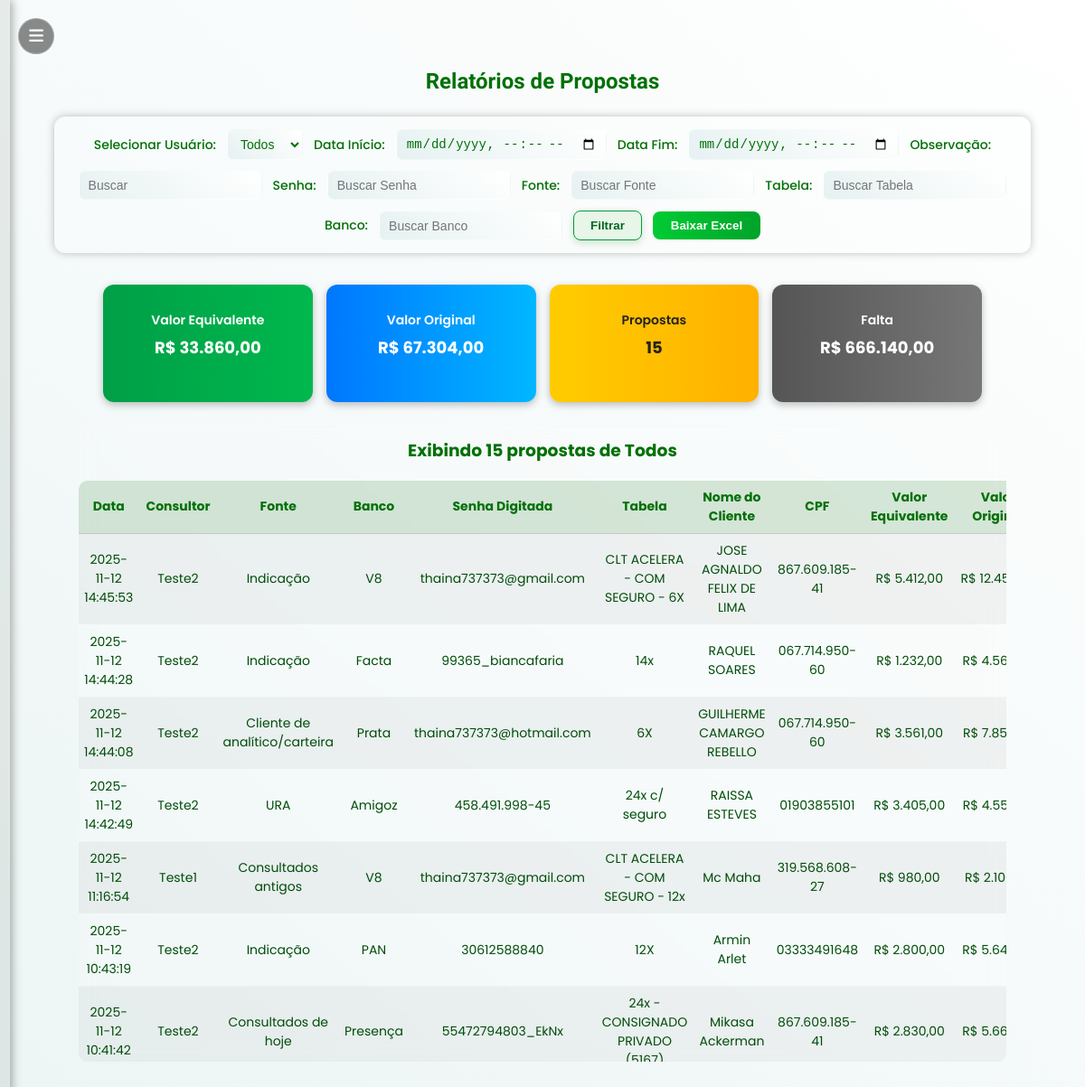
Page /relatorios (signed in) on the committed database.
### tables this page shows
CREATE TABLE propostas (
            id INTEGER PRIMARY KEY AUTOINCREMENT,
            data TEXT,
            consultor TEXT,
            fonte TEXT,
            banco TEXT,
            senha_digitada TEXT,
            tabela TEXT,
            nome_cliente TEXT,
            cpf TEXT,
            valor_equivalente REAL,
            valor_original REAL,
            observacao TEXT,
            telefone TEXT
        );

### app.py (the view, shortened to what this page needs)
@app.route("/relatorios", methods=["GET", "POST"])
def relatorios():
    if "user" not in session or session["role"] != "admin":
        return redirect(url_for("login"))
    conn = get_conn()
    cur = conn.cursor()
    cur.execute("""
        SELECT DISTINCT consultor
        FROM propostas
        WHERE consultor IS NOT NULL
        AND consultor NOT IN (SELECT nome FROM users WHERE role = 'admin')
        ORDER BY consultor;
    """)
    usuarios = [u[0] for u in cur.fetchall()]
    user = request.form.get("usuario") or request.args.get("usuario")
    data_ini = request.form.get("data_ini") or request.args.get("data_ini")
    data_fim = request.form.get("data_fim") or request.args.get("data_fim")
    observacao = (request.form.get("observacao") or request.args.get("observacao") or "").strip()
    senha_digitada = (request.form.get("senha_digitada") or request.args.get("senha_digitada") or "").strip()
    fonte = (request.form.get("fonte") or request.args.get("fonte") or "").strip()
    tabela = (request.form.get("tabela") or request.args.get("tabela") or "").strip()
    banco = (request.form.get("banco") or request.args.get("banco") or "").strip()
    acao = request.form.get("acao")
    def normalizar_data(data_str):
        if not data_str:
            return None
        try:
            return datetime.strptime(data_str, "%Y-%m-%dT%H:%M").strftime("%Y-%m-%d %H:%M:%S")
        except ValueError:
            return data_str
    data_ini = normalizar_data(data_ini)
    data_fim = normalizar_data(data_fim)
    ph = "?" if isinstance(conn, sqlite3.Connection) else "%s"
    query_base = f"""
        SELECT id, data, consultor, fonte, banco, senha_digitada, tabela, nome_cliente, cpf,
               valor_equivalente, valor_original, observacao, telefone
        FROM propostas
    """
    condicoes, params = [], []
    condicoes.append("consultor NOT IN (SELECT nome FROM users WHERE role = 'admin')")
    def filtro_lower(campo, valor):
        if isinstance(conn, sqlite3.Connection):
            return f"LOWER({campo}) LIKE LOWER({ph})", f"%{valor.lower()}%"
        else:
            return f"LOWER({campo}) LIKE LOWER({ph})", f"%{valor}%"
    if user and user.strip():
        condicoes.append(f"LOWER(consultor) = LOWER({ph})")
        params.append(user)
    if data_ini and data_fim:
        condicoes.append(f"data BETWEEN {ph} AND {ph}")
        params += [data_ini, data_fim]
    if observacao:
        filtro, valor = filtro_lower("observacao", observacao)
        condicoes.append(filtro)
        params.append(valor)
    if senha_digitada:
        filtro, valor = filtro_lower("senha_digitada", senha_digitada)
        condicoes.append(filtro)
        params.append(valor)
    if fonte:
        filtro, valor = filtro_lower("fonte", fonte)
        condicoes.append(filtro)
        params.append(valor)
    if banco:
        filtro, valor = filtro_lower("banco", banco)
        condicoes.append(filtro)
        params.append(valor)
    if tabela:
        filtro, valor = filtro_lower("tabela", tabela)
        condicoes.append(filtro)
        params.append(valor)
    if condicoes:
        query_base += " WHERE " + " AND ".join(condicoes)
    order_clause = "ORDER BY datetime(data) DESC" if isinstance(conn, sqlite3.Connection) else "ORDER BY data DESC"
    pagina = int(request.args.get("pagina", 1))
    por_pagina = 50
    offset = (pagina - 1) * por_pagina
    cur.execute(f"SELECT COUNT(*) FROM ({query_base})", tuple(params))
    total_registros = cur.fetchone()[0]
    total_paginas = (total_registros + por_pagina - 1) // por_pagina
    query_paginada = f"{query_base} {order_clause} LIMIT {ph} OFFSET {ph}"
    params_paginada = params + [por_pagina, offset]
    cur.execute(query_paginada.replace("?", "%s") if not isinstance(conn, sqlite3.Connection) else query_paginada, tuple(params_paginada))
    dados = cur.fetchall()
    cur.execute(f"SELECT COALESCE(SUM(valor_equivalente),0), COALESCE(SUM(valor_original),0) FROM ({query_base})", tuple(params))
    total_equivalente, total_original = cur.fetchone()
    total_propostas = total_registros
    cur.execute("SELECT valor FROM metas_globais ORDER BY id DESC LIMIT 1;")
    meta_row = cur.fetchone()
    meta_global = float(meta_row[0]) if meta_row else 0.0
    if user:
        cur.execute(
            "SELECT meta FROM metas_individuais WHERE consultor = %s;"
            if not isinstance(conn, sqlite3.Connection)
            else "SELECT meta FROM metas_individuais WHERE consultor = ?;",
            (user,),
        )
        meta_individual_row = cur.fetchone()
        meta_individual = float(meta_individual_row[0]) if meta_individual_row else meta_global
        falta_para_meta = max(meta_individual - float(total_equivalente or 0), 0)
    else:
        falta_para_meta = max(meta_global - float(total_equivalente or 0), 0)
    conn.close()
    return render_template(
        "relatorios.html",
        usuarios=usuarios,
        dados=dados,
        user=user,
        data_ini=data_ini,
        data_fim=data_fim,
        observacao=observacao,
        senha_digitada=senha_digitada,
        fonte=fonte,
        tabela=tabela,
        banco=banco,
        total_equivalente=total_equivalente,
        total_original=total_original,
        total_propostas=total_propostas,
        falta_para_meta=falta_para_meta,
        pagina=pagina,
        total_paginas=total_paginas
    )

### app.py (called while the page is built)
def get_conn():
    if DATABASE_URL and psycopg2:
        return psycopg2.connect(DATABASE_URL, sslmode="require")
    else:
        return sqlite3.connect(LOCAL_DB, check_same_thread=False)

### templates/relatorios.html (shortened to what this page needs)
{% extends "base.html" %}
{% block content %}
<h1 class="titulo-tomorrow">Relatórios de Propostas</h1>
<div class="relatorios-container">
  <form method="POST" class="form-relatorios">
    <label>Selecionar Usuário:</label>
    <select name="usuario">
      <option value="" {% if not user %}selected{% endif %}>Todos</option>
    </select>
    <label>Data Início:</label>
    <input type="datetime-local" name="data_ini" value="{{ data_ini or '' }}">
    <label>Data Fim:</label>
    <input type="datetime-local" name="data_fim" value="{{ data_fim or '' }}">
    <label>Observação:</label>
    <input type="text" name="observacao" placeholder="Buscar" value="{{ observacao or '' }}" class="input-pequeno">
    <label>Senha:</label>
    <input type="text" name="senha_digitada" placeholder="Buscar Senha" value="{{ senha_digitada or '' }}"
      class="input-pequeno">
    <label>Fonte:</label>
    <input type="text" name="fonte" placeholder="Buscar Fonte" value="{{ fonte or '' }}" class="input-pequeno">
    <label>Tabela:</label>
    <input type="text" name="tabela" placeholder="Buscar Tabela" value="{{ tabela or '' }}" class="input-pequeno">
    <label>Banco:</label>
    <input type="text" name="banco" placeholder="Buscar Banco" value="{{ banco or '' }}" class="input-pequeno">
    <button type="submit" name="acao" value="filtrar" class="btn-filtrar">Filtrar</button>
    <button type="submit" name="acao" value="baixar" class="btn-baixar">Baixar Excel</button>
  </form>
</div>
{% if dados %}
<div class="cards-resumo">
  <div class="card verde">
    <h4>Valor Equivalente</h4>
    <p>R$ {{ "{:,.2f}".format(total_equivalente|float) }}</p>
  </div>
  <div class="card azul">
    <h4>Valor Original</h4>
    <p>R$ {{ "{:,.2f}".format(total_original|float) }}</p>
  </div>
  <div class="card amarelo">
    <h4>Propostas</h4>
    <p>{{ total_propostas }}</p>
  </div>
  <div class="card cinza">
    <h4>Falta</h4>
    <p>R$ {{ "{:,.2f}".format(falta_para_meta|float) }}</p>
  </div>
</div>
{% endif %}
{% if dados %}
<div class="tabela-relatorio">
  <h3>Exibindo {{ dados|length }} propostas de {{ user or 'Todos' }}</h3>
  <table>
    <thead>
      <tr>
        <th>Data</th>
        <th>Consultor</th>
        <th>Fonte</th>
        <th>Banco</th>
        <th>Senha Digitada</th>
        <th>Tabela</th>
        <th>Nome do Cliente</th>
        <th>CPF</th>
        <th>Valor Equivalente</th>
        <th>Valor Original</th>
      </tr>
    </thead>
    <tbody>
      {% for d in dados %}
      <tr>
        <td>{{ d[1] }}</td>
        <td>{{ d[2] }}</td>
        <td>{{ d[3] }}</td>
        <td>{{ d[4] }}</td>
        <td>{{ d[5] }}</td>
        <td>{{ d[6] }}</td>
        <td>{{ d[7] }}</td>
        <td>{{ d[8] }}</td>
        <td>R$ {{ "{:,.2f}".format((d[9] or 0)|float) }}</td>
        <td>R$ {{ "{:,.2f}".format((d[10] or 0)|float) }}</td>
      </tr>
      {% endfor %}
    </tbody>
  </table>
</div>
{% elif not erro %}
<div class="msg-vazia">
  <p>Aguarde... Carregando as últimas 30 propostas.</p>
</div>
{% endif %}
{% endblock %}

### templates/base.html (shortened to what this page needs)
<!DOCTYPE html>
<html lang="pt-BR">
<head>
    <link rel="stylesheet" href="{{ url_for('static', filename='style.css') }}">
    <link rel="stylesheet" href="https://cdnjs.cloudflare.com/ajax/libs/font-awesome/6.5.0/css/all.min.css">
</head>
<body class="pagina">
    <button class="menu-toggle" id="menuToggle">
        <i class="fa-solid fa-bars"></i>
    </button>
    <div class="sidebar" id="sidebar">
    </div>
    <div class="content">
        {% block content %}{% endblock %}
    </div>
</body>
</html>

### templates/relatorios.html (style rules this page uses)
.form-relatorios { display: flex; justify-content: center; align-items: center; flex-wrap: wrap; gap: 12px; margin: 25px auto 35px; padding: 14px 20px; background: var(--bg-container); border-radius: 12px; box-shadow: 0 0 10px rgba(0, 0, 0, 0.25); width: fit-content; position: relative; left: 50%; transform: translateX(-50%); color: var(--cor-texto); }
.form-relatorios label { font-weight: 500; color: var(--cor-texto); font-size: 14px; }
.form-relatorios select, .form-relatorios input[type="datetime-local"], .form-relatorios input[type="text"] { padding: 7px 10px; border-radius: 8px; border: 1px solid rgba(255, 255, 255, 0.25); background: linear-gradient(40deg, var(--gradiente-inicio), var(--gradiente-fim)); color: var(--cor-texto); font-size: 14px; outline: none; transition: all 0.3s ease; }
.btn-filtrar { background: linear-gradient(90deg, #00b848, #009634); color: #fff; font-weight: 600; border: none; border-radius: 8px; padding: 8px 18px; cursor: pointer; transition: all 0.25s ease; }
.btn-baixar { background: linear-gradient(90deg, #00cc33, #00a32a); color: #fff; font-weight: 600; border: none; border-radius: 8px; padding: 8px 20px; cursor: pointer; transition: all 0.25s ease; }
.tabela-relatorio { width: 95%; margin: auto; background: var(--bg-container); border-radius: 10px; backdrop-filter: blur(8px); max-height: 710px; overflow-y: auto; overflow-x: auto; scrollbar-width: thin; scrollbar-color: rgba(255, 255, 255, 0.3) transparent; }
.tabela-relatorio table { width: 100%; border-collapse: collapse; background: transparent; color: var(--cor-texto); text-align: center; border-radius: 10px; overflow: hidden; font-size: 14px; }
.tabela-relatorio th { background: rgba(0, 150, 0, 0.45); color: #fff; padding: 8px; position: sticky; top: 0; }
.tabela-relatorio td { padding: 8px 6px; border-bottom: 1px solid rgba(255, 255, 255, 0.15); color: var(--cor-texto); background: rgba(255, 255, 255, 0.05); }
body:not(.dark-mode) .tabela-relatorio th { background: rgba(0, 100, 0, 0.15); color: #007006; }
body:not(.dark-mode) .tabela-relatorio td { background: rgba(0, 0, 0, 0.04); color: #004d0a; }
.tabela-relatorio tr:nth-child(even) td { background: rgba(255, 255, 255, 0.07); }
.cards-resumo { display: flex; justify-content: center; align-items: center; flex-wrap: wrap; gap: 15px; width: 90%; margin: 15px auto 20px; }
.cards-resumo .card { flex: 1 1 180px; max-width: 210px; min-width: 180px; height: 100px; padding: 15px; border-radius: 12px; color: white; text-align: center; font-family: 'Poppins', sans-serif; box-shadow: 0 3px 8px rgba(0, 0, 0, 0.25); transition: transform 0.25s ease, filter 0.25s ease; display: flex; flex-direction: column; justify-content: center; align-items: center; }
.cards-resumo h4 { font-size: 14px; font-weight: 600; margin: 0; }
.cards-resumo p { font-size: 18px; font-weight: 700; margin-top: 6px; }
.cards-resumo .verde { background: linear-gradient(90deg, #009f47, #00b84d); }
.cards-resumo .azul { background: linear-gradient(90deg, #0077ff, #00b7ff); }
.cards-resumo .amarelo { background: linear-gradient(90deg, #ffcc00, #ffb100); color: #222; }
.cards-resumo .cinza { background: linear-gradient(90deg, #555, #777); }

### rows in the picture
propostas: data "2025-11-12 14:45:53", consultor "Teste2", fonte "Indicação", banco "V8", senha_digitada "thaina737373@gmail.com", tabela "CLT ACELERA - COM SEGURO - 6X", nome_cliente "JOSE AGNALDO FELIX DE LIMA", cpf "867.609.185-41"
propostas: data "2025-11-12 14:44:28", consultor "Teste2", fonte "Indicação", banco "Facta", senha_digitada "99365_biancafaria", tabela "14x", nome_cliente "RAQUEL SOARES", cpf "067.714.950-60"
propostas: data "2025-11-12 14:44:08", consultor "Teste2", fonte "Cliente de analítico/carteira", banco "Prata", senha_digitada "thaina737373@hotmail.com", tabela "6X", nome_cliente "GUILHERME CAMARGO REBELLO", cpf "067.714.950-60"
propostas: data "2025-11-12 14:42:49", consultor "Teste2", fonte "URA", banco "Amigoz", senha_digitada "458.491.998-45", tabela "24x c/ seguro", nome_cliente "RAISSA ESTEVES", cpf "01903855101"
propostas: data "2025-11-12 11:16:54", consultor "Teste1", fonte "Consultados antigos", banco "V8", senha_digitada "thaina737373@gmail.com", tabela "CLT ACELERA - COM SEGURO - 12x", nome_cliente "Mc Maha", cpf "319.568.608-27"
propostas: data "2025-11-12 10:43:19", consultor "Teste2", fonte "Indicação", banco "PAN", senha_digitada "30612588840", tabela "12X", nome_cliente "Armin Arlet", cpf "03333491648"
propostas: data "2025-11-12 10:41:42", consultor "Teste2", fonte "Consultados de hoje", banco "Presença", senha_digitada "55472794803_EkNx", tabela "24x - CONSIGNADO PRIVADO…", nome_cliente "Mikasa Ackerman", cpf "867.609.185-41"

### other values in the picture
{{ total_propostas }} "15"
{{ dados|length }} "15"
{{ user or 'Todos' }} "Todos"
